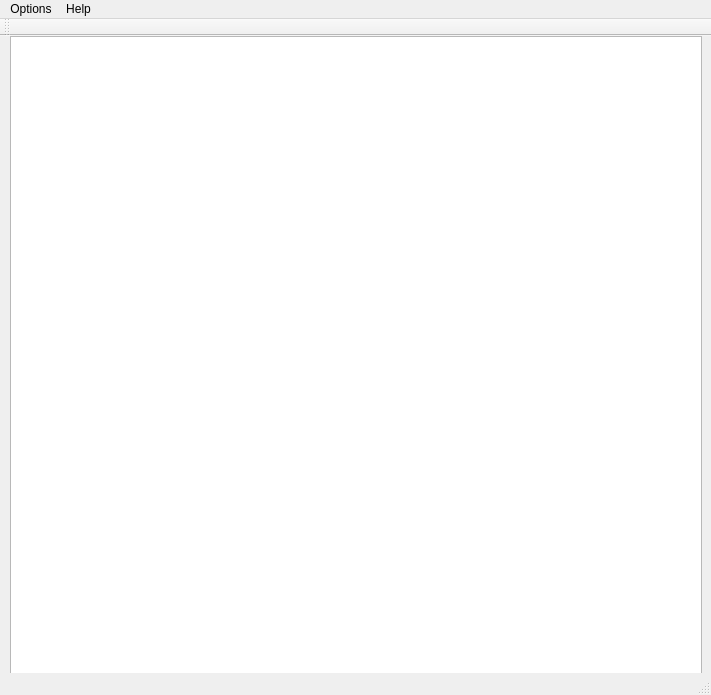
<?xml version="1.0" encoding="UTF-8"?>
<ui version="4.0">
 <class>MainWindow</class>
 <widget class="QMainWindow" name="MainWindow">
  <property name="windowModality">
   <enum>Qt::ApplicationModal</enum>
  </property>
  <property name="geometry">
   <rect>
    <x>0</x>
    <y>0</y>
    <width>711</width>
    <height>695</height>
   </rect>
  </property>
  <property name="minimumSize">
   <size>
    <width>686</width>
    <height>695</height>
   </size>
  </property>
  <property name="windowTitle">
   <string>Checkers</string>
  </property>
  <property name="windowIcon">
   <iconset>
    <normaloff>../build-Damka-Desktop_Qt_5_8_0_MinGW_32bit-Debug/checkers_logo.png</normaloff>../build-Damka-Desktop_Qt_5_8_0_MinGW_32bit-Debug/checkers_logo.png</iconset>
  </property>
  <property name="autoFillBackground">
   <bool>true</bool>
  </property>
  <property name="documentMode">
   <bool>false</bool>
  </property>
  <widget class="QWidget" name="centralWidget">
   <widget class="BoardGraphicsView" name="boardGraphicsView">
    <property name="geometry">
     <rect>
      <x>10</x>
      <y>0</y>
      <width>692</width>
      <height>642</height>
     </rect>
    </property>
   </widget>
  </widget>
  <widget class="QMenuBar" name="menuBar">
   <property name="geometry">
    <rect>
     <x>0</x>
     <y>0</y>
     <width>711</width>
     <height>21</height>
    </rect>
   </property>
   <widget class="QMenu" name="menuMenu">
    <property name="title">
     <string>Options</string>
    </property>
    <addaction name="actionStart_New_Game"/>
    <addaction name="actionConfiguration"/>
    <addaction name="actionCustomized_Game"/>
    <addaction name="separator"/>
    <addaction name="actionUndo_step"/>
    <addaction name="actionRedo_step"/>
    <addaction name="separator"/>
    <addaction name="actionExit"/>
   </widget>
   <widget class="QMenu" name="menuHelp">
    <property name="title">
     <string>Help</string>
    </property>
    <addaction name="actionRules"/>
    <addaction name="actionAbout"/>
   </widget>
   <addaction name="menuMenu"/>
   <addaction name="menuHelp"/>
  </widget>
  <widget class="QToolBar" name="mainToolBar">
   <attribute name="toolBarArea">
    <enum>TopToolBarArea</enum>
   </attribute>
   <attribute name="toolBarBreak">
    <bool>false</bool>
   </attribute>
  </widget>
  <widget class="QStatusBar" name="statusBar"/>
  <action name="actionStart_New_Game">
   <property name="text">
    <string>Start New Game</string>
   </property>
  </action>
  <action name="actionConfiguration">
   <property name="text">
    <string>Configuration</string>
   </property>
  </action>
  <action name="actionExit">
   <property name="text">
    <string>Exit</string>
   </property>
  </action>
  <action name="actionAbout">
   <property name="text">
    <string>About</string>
   </property>
  </action>
  <action name="actionUndo_step">
   <property name="text">
    <string>Undo step     (Ctrl+Z)</string>
   </property>
  </action>
  <action name="actionRedo_step">
   <property name="text">
    <string>Redo step     (Ctrl+Y)</string>
   </property>
  </action>
  <action name="actionRules">
   <property name="text">
    <string>Rules</string>
   </property>
  </action>
  <action name="actionCustomized_Game">
   <property name="text">
    <string>Customized Game</string>
   </property>
  </action>
 </widget>
 <layoutdefault spacing="6" margin="11"/>
 <customwidgets>
  <customwidget>
   <class>BoardGraphicsView</class>
   <extends>QGraphicsView</extends>
   <header location="global">boardgraphicsview.h</header>
  </customwidget>
 </customwidgets>
 <resources/>
 <connections/>
</ui>
